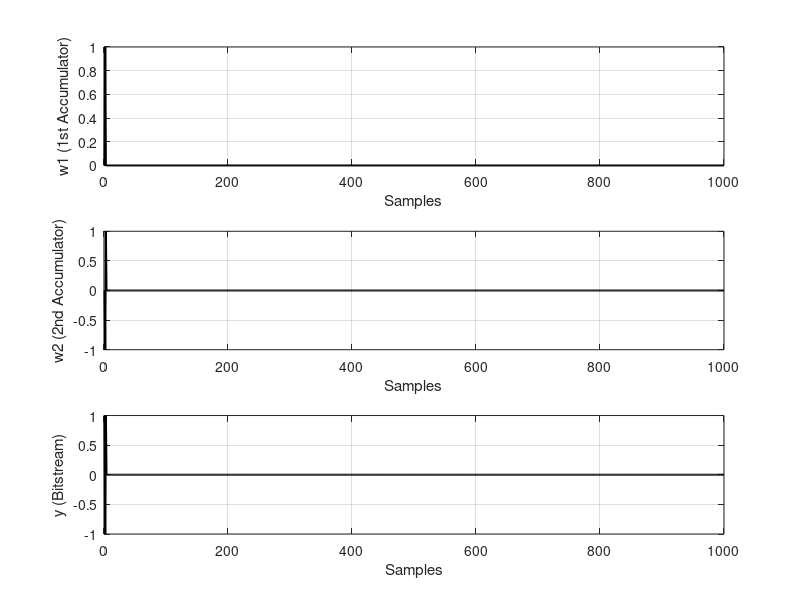

MATLAB code to generate this figure:
clear all
close all;

%Input signal definition
% This is the DC offset applied to the input of the modulator
offset = 0;

nr_points = 1000;

in = offset*(ones(1,nr_points));

% Pre-allocate and initialize array variables => faster code
% w2 is the second accumulator's output
% w1 is the first accumulator's output
% a is the stabilizing zero coefficient

a = 1;

w1 = zeros(1,nr_points);
w2 = zeros(1,nr_points);
y = zeros(1,nr_points);
y(1) = 1;
w1(1) = 0;
w2(1) = 0;

% The main loop simulating the second order loop
%************************************************************************

for i = 2:nr_points,
    w2(i) = w2(i-1) + w1(i-1) - a*y(i-1);
    y(i) = sign(w2(i));
    %y(i) = 2*(w2(i)>=0)-1;
    w1(i) = w1(i-1) + in(i-1) - y(i);
end

%************************************************************************

% Display the output values
%************************************************************************

figure(2);
subplot(3,1,1);plot(w1,'k','LineWidth',1.5);
xlabel('Samples'); ylabel('w1 (1st Accumulator)');grid;
subplot(3,1,2);plot(w2,'k','LineWidth',1.5);
xlabel('Samples'); ylabel('w2 (2nd Accumulator)');grid;
subplot(3,1,3);plot(y,'k','LineWidth',1.5);
xlabel('Samples'); ylabel('y (Bitstream)');grid;
    
